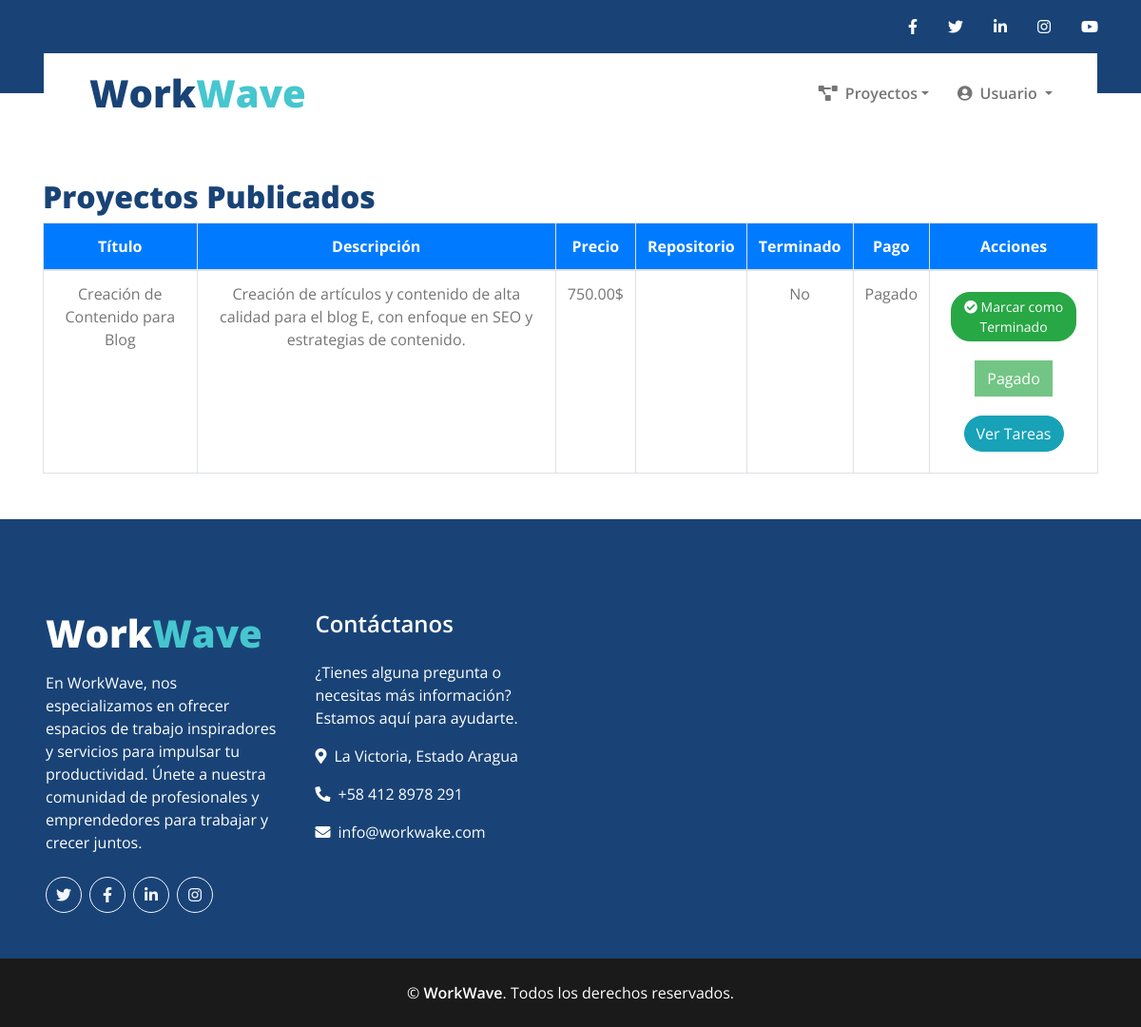
Screenshot of /Pagos.php (signed in) with the database file from the repository.
### tables this page shows
CREATE TABLE `proyectos` (
  `id` int(11) NOT NULL,
  `tipo_usuario` enum('contratistas','freelancers','empresas') NOT NULL,
  `contratista_id` int(11) DEFAULT NULL,
  `freelancer_id` int(11) DEFAULT NULL,
  `empresa_id` int(11) DEFAULT NULL,
  `titulo` varchar(255) NOT NULL,
  `descripcion` text DEFAULT NULL,
  `image_url` varchar(255) DEFAULT NULL,
  `categoria_id` int(11) DEFAULT NULL,
  `precio` decimal(10,2) DEFAULT NULL,
  `estado` tinyint(1) DEFAULT 1,
  `fecha_inicio` date DEFAULT NULL,
  `fecha_fin` date DEFAULT NULL,
  `fecha_registro` timestamp NOT NULL DEFAULT current_timestamp(),
  `intereses` text DEFAULT NULL,
  `Etiqueta` enum('Oferta','Servicio') DEFAULT NULL,
  `repositorio` varchar(255) DEFAULT NULL,
  `terminado` enum('Sí','No') DEFAULT 'No',
  `pago` enum('Pendiente','Pagado') DEFAULT 'Pendiente'
);

### Pagos.php (the view, shortened to what this page needs)
<?php
include './config/conexion.php';
$user_id = $_SESSION['user_id'];
$tipo_usuario = $_SESSION['role'];
switch ($tipo_usuario) {
    case 'freelancers':
        $user_column = 'freelancer_id';
        break;
}
$sql = "SELECT * FROM proyectos WHERE $user_column = ?";
$stmt = $conn->prepare($sql);
$stmt->bind_param("i", $user_id);
if (!$stmt->execute()) {
    die("Error en la ejecución de la consulta: " . $stmt->error);
}
$result = $stmt->get_result();
?>
<!DOCTYPE html>
<html lang="es">
<head>
    <link rel="stylesheet" href="https://stackpath.bootstrapcdn.com/bootstrap/4.5.2/css/bootstrap.min.css">
    <link rel="stylesheet" href="https://cdnjs.cloudflare.com/ajax/libs/font-awesome/5.15.4/css/all.min.css">
</head>
<body>
    <?php include './Includes/Header.php'; ?>
    <div class="container mt-5">
        <h2>Proyectos Publicados</h2>
        <?php if ($result->num_rows > 0): ?>
            <table class="table table-bordered">
                <thead class="thead-blue">
                    <tr>
                        <th class="text-center">Título</th>
                        <th class="text-center">Descripción</th>
                        <th class="text-center">Precio</th>
                        <th class="text-center">Repositorio</th>
                        <th class="text-center">Terminado</th>
                        <th class="text-center">Pago</th>
                        <th class="text-center">Acciones</th>
                    </tr>
                </thead>
                <tbody>
                    <?php while ($row = $result->fetch_assoc()): ?>
                        <tr>
                            <td class="text-center"><?php echo htmlspecialchars($row['titulo']); ?></td>
                            <td class="text-center"><?php echo htmlspecialchars($row['descripcion']); ?></td>
                            <td class="text-center"><?php echo htmlspecialchars($row['precio'] . '$'); ?></td>
                            <td class="text-center"><?php echo htmlspecialchars($row['repositorio']); ?></td>
                            <td class="text-center"><?php echo htmlspecialchars($row['terminado']); ?></td>
                            <td class="text-center"><?php echo htmlspecialchars($row['pago']); ?></td>
                            <td class="text-center">
                                <?php if ($row['terminado'] != 'Sí'): ?>
                                    <form action="marcar_terminado.php" method="POST">
                                        <button type="submit" class="btn btn-success btn-sm"
                                            style="margin: 10px; border-radius: 20px;">
                                            <i class="fas fa-check-circle"></i> Marcar como Terminado
                                        </button>
                                    </form>
                                <?php else: ?>
                                    <button class="btn btn-success" style="border-radius: 20px;" disabled>Terminado</button>
                                <?php endif; ?>
                                <?php if ($row['pago'] == 'Pendiente'): ?>
                                    <form action="procesar_pago.php" method="POST" style="margin-top: 10px;">
                                        <input type="hidden" name="proyecto_id" value="<?php echo $row['id']; ?>">
                                        <input type="hidden" name="monto" value="<?php echo $row['precio']; ?>">
                                        <button type="submit" class="btn btn-primary" style="border-radius: 20px;">Pagar</button>
                                    </form>
                                <?php else: ?>
                                    <button class="btn btn-success" style="margin: 10px;" disabled>Pagado</button>
                                <?php endif; ?>
                                <button type="button" class="btn btn-info" style="margin: 10px; border-radius: 20px;"
                                    data-toggle="modal" data-target="#tareasModal<?php echo $row['id']; ?>">
                                    Ver Tareas
                                </button>
                            </td>
                        </tr>
                    <?php endwhile; ?>
                </tbody>
            </table>
        <?php else: ?>
            <div class="alert alert-info">No tienes proyectos publicados.</div>
        <?php endif; ?>
    </div>
    <?php include './Includes/Footer.php'; ?>
</body>
</html>

### Pagos.php (style rules this page uses)
.thead-blue th { background-color: #007bff; color: #fff; }
.container { animation: fadeIn 1s ease-in-out; }
.table { animation: fadeIn 1s ease-in-out; }
.table tbody tr { animation: slideIn 0.5s ease-in-out; }
.btn { transition: background-color 0.3s ease, transform 0.3s ease; }

### rows the page displays
proyectos: titulo "Creación de Contenido para Blog", descripcion "Creación de artículos y contenido de alta calidad para el blog E, con enfoque en SEO y estrategias de contenido.", precio "750.00$", terminado "No", pago "Pagado"
